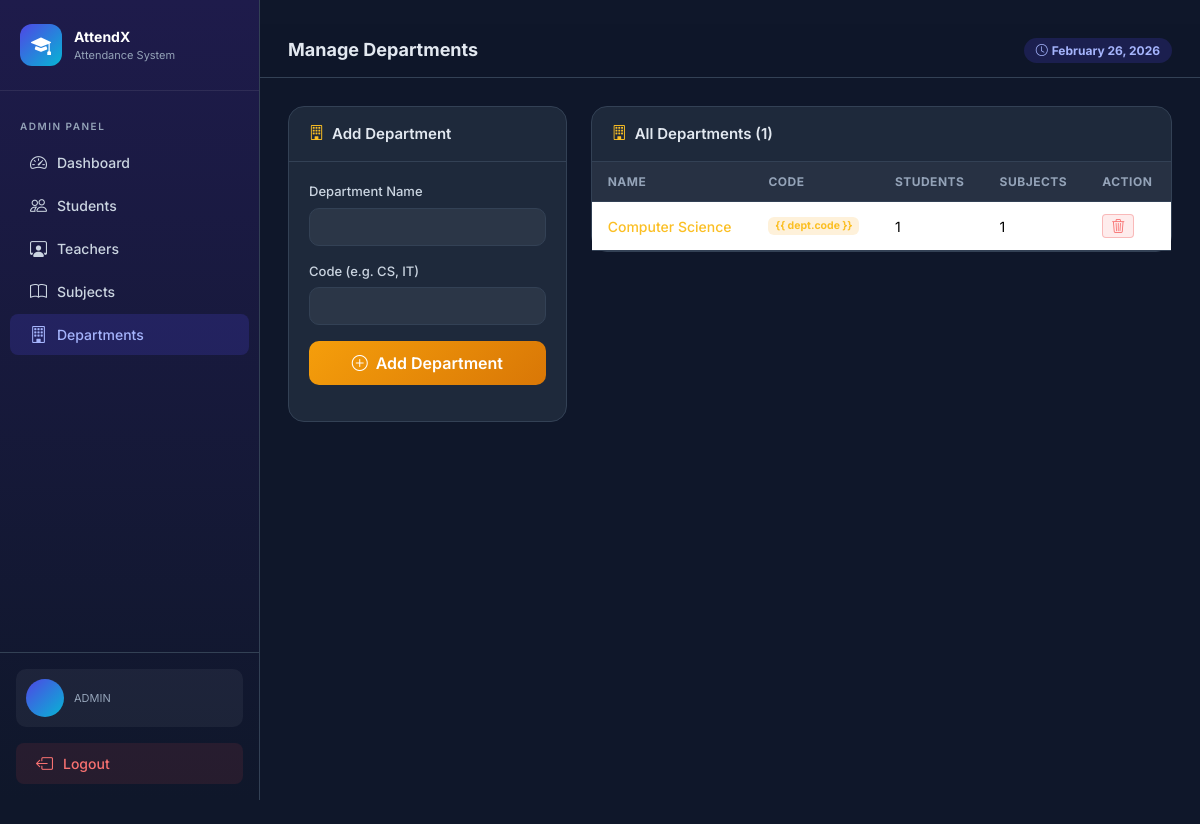
The app's page /departments/ (signed in) with its own data.
### attendance/models.py (models this page shows, shortened)
class CustomUser(AbstractUser):
    ROLE_CHOICES = (
        ('ADMIN', 'Admin'),
        ('TEACHER', 'Teacher'),
        ('STUDENT', 'Student'),
    )
    role = models.CharField(max_length=10, choices=ROLE_CHOICES, default='STUDENT')
    phone = models.CharField(max_length=15, blank=True, null=True)

class Department(models.Model):
    name = models.CharField(max_length=100, unique=True)
    code = models.CharField(max_length=10, unique=True)
    created_at = models.DateTimeField(auto_now_add=True)

### attendance/views.py (the view)
    def wrapper(request, *args, **kwargs):
        if not request.user.is_authenticated or request.user.role != 'ADMIN':
            messages.error(request, 'Access denied.')
            return redirect('login')
        return view_func(request, *args, **kwargs)

### attendance/forms.py
class DepartmentForm(forms.ModelForm):
    class Meta:
        model = Department
        fields = ['name', 'code']
        widgets = {
            'name': forms.TextInput(attrs={'class': 'form-control'}),
            'code': forms.TextInput(attrs={'class': 'form-control'}),
        }

### attendance/views.py (called while the page is built)
def admin_required(view_func):
    def wrapper(request, *args, **kwargs):
        if not request.user.is_authenticated or request.user.role != 'ADMIN':
            messages.error(request, 'Access denied.')
            return redirect('login')
        return view_func(request, *args, **kwargs)
    return wrapper

@login_required
@admin_required
def manage_departments(request):
    departments = Department.objects.annotate(student_count=Count('students'), subject_count=Count('subjects'))
    form = DepartmentForm()
    if request.method == 'POST':
        form = DepartmentForm(request.POST)
        if form.is_valid():
            form.save()
            messages.success(request, 'Department added successfully.')
            return redirect('manage_departments')
    return render(request, 'attendance/manage_departments.html', {'departments': departments, 'form': form})

### templates/attendance/manage_departments.html (shortened to what this page needs)
﻿{% extends 'attendance/base.html' %}
{% block page_title %}Manage Departments{% endblock %}
{% block content %}
<div class="row g-4">
    <div class="col-lg-4">
        <div class="card-custom">
            <div class="card-header"><i class="bi bi-building me-2" style="color:#fbbf24;"></i>Add Department</div>
            <div class="card-body">
                <form method="post">
                    <div class="mb-3"><label class="form-label">Department Name</label>{{ form.name }}</div>
                    <div class="mb-3"><label class="form-label">Code (e.g. CS, IT)</label>{{ form.code }}</div>
                    <button type="submit" class="btn w-100"
                        style="background:linear-gradient(135deg,#f59e0b,#d97706);color:#fff;border:none;border-radius:10px;padding:10px;font-weight:600;">
                        <i class="bi bi-plus-circle me-2"></i>Add Department
                    </button>
                </form>
            </div>
        </div>
    </div>
    <div class="col-lg-8">
        <div class="card-custom">
            <div class="card-header"><i class="bi bi-building me-2" style="color:#fbbf24;"></i>All Departments ({{ departments.count }})</div>
            <div class="card-body p-0">
                {% if departments %}
                <table class="table table-custom mb-0">
                    <thead>
                        <tr>
                            <th>Name</th>
                            <th>Code</th>
                            <th>Students</th>
                            <th>Subjects</th>
                            <th>Action</th>
                        </tr>
                    </thead>
                    <tbody>
                        {% for dept in departments %}
                        <tr>
                            <td style="font-weight:500;color:#fbbf24;">{{ dept.name }}</td>
                            <td><span class="badge" style="background:rgba(245,158,11,0.15);color:#fbbf24;">{{ dept.code
                                    }}</span></td>
                            <td>{{ dept.student_count }}</td>
                            <td>{{ dept.subject_count }}</td>
                            <td>
                                <a href="{% url 'delete_department' dept.pk %}" class="btn btn-sm"
                                    style="background:rgba(239,68,68,0.1);color:#f87171;border:1px solid rgba(239,68,68,0.3);"
                                    onclick="return confirm('Delete department?')">
                                    <i class="bi bi-trash3"></i>
                                </a>
                            </td>
                        </tr>
                        {% endfor %}
                    </tbody>
                </table>
                {% else %}
                <div class="text-center py-5" style="color:#64748b;">
                    <i class="bi bi-building" style="font-size:48px;"></i>
                    <p class="mt-3">No departments yet.</p>
                </div>
                {% endif %}
            </div>
        </div>
    </div>
</div>
{% endblock %}

### templates/attendance/base.html (shortened to what this page needs)
<!DOCTYPE html>
<html lang="en">
<head>
  <link href="https://cdn.jsdelivr.net/npm/bootstrap@5.3.2/dist/css/bootstrap.min.css" rel="stylesheet"/>
  <link href="https://cdn.jsdelivr.net/npm/bootstrap-icons@1.11.3/font/bootstrap-icons.css" rel="stylesheet"/>
</head>
<body>
  {% if user.is_authenticated %}
  <div class="sidebar">
    <div class="sidebar-brand">
      <div class="brand-icon"><i class="bi bi-mortarboard-fill"></i></div>
      <div>
        <div class="brand-text">AttendX</div>
        <div class="brand-sub">Attendance System</div>
      </div>
    </div>
    <nav class="mt-2">
      {% if user.role == 'ADMIN' %}
        <div class="nav-section-title">Admin Panel</div>
        <a href="{% url 'admin_dashboard' %}" class="nav-link {% if request.resolver_match.url_name == 'admin_dashboard' %}active{% endif %}">
          <i class="bi bi-speedometer2"></i> Dashboard
        </a>
        <a href="{% url 'manage_students' %}" class="nav-link {% if request.resolver_match.url_name == 'manage_students' %}active{% endif %}">
          <i class="bi bi-people"></i> Students
        </a>
        <a href="{% url 'manage_teachers' %}" class="nav-link {% if request.resolver_match.url_name == 'manage_teachers' %}active{% endif %}">
          <i class="bi bi-person-workspace"></i> Teachers
        </a>
        <a href="{% url 'manage_subjects' %}" class="nav-link {% if request.resolver_match.url_name == 'manage_subjects' %}active{% endif %}">
          <i class="bi bi-book"></i> Subjects
        </a>
        <a href="{% url 'manage_departments' %}" class="nav-link {% if request.resolver_match.url_name == 'manage_departments' %}active{% endif %}">
          <i class="bi bi-building"></i> Departments
        </a>
      {% elif user.role == 'STUDENT' %}
        <div class="nav-section-title">Student Panel</div>
        <a href="{% url 'student_dashboard' %}" class="nav-link {% if request.resolver_match.url_name == 'student_dashboard' %}active{% endif %}">
          <i class="bi bi-speedometer2"></i> My Attendance
        </a>
      {% endif %}
    </nav>
    <div class="sidebar-footer">
      <div class="user-info mb-3">
        <div class="user-avatar">{{ user.first_name|first|upper }}{{ user.last_name|first|upper }}</div>
        <div>
          <div class="user-role">{{ user.role }}</div>
        </div>
      </div>
      <a href="{% url 'logout' %}" class="nav-link" style="margin:0; background: rgba(239,68,68,0.1); color: #f87171;">
        <i class="bi bi-box-arrow-left"></i> Logout
      </a>
    </div>
  </div>
  <div class="main-content">
    <div class="topbar">
      <h4>{% block page_title %}Dashboard{% endblock %}</h4>
      <div class="topbar-actions">
        <span class="badge rounded-pill" style="background:rgba(79,70,229,0.2);color:#a5b4fc;padding:6px 12px;">
          <i class="bi bi-clock me-1"></i>{% now "F j, Y" %}
        </span>
      </div>
    </div>
    <div class="content-area">
      {% block content %}{% endblock %}
    </div>
  </div>
  {% else %}
    {% block auth_content %}{% endblock %}
  {% endif %}
</body>
</html>

### templates/attendance/base.html (style rules this page uses)
:root { --primary: #4f46e5; --primary-dark: #3730a3; --secondary: #06b6d4; --success: #10b981; --warning: #f59e0b; --danger: #ef4444; --dark: #0f172a; --card-bg: #1e293b; --sidebar-bg: #0f172a; --body-bg: #0f172a; --text-muted-custom: #94a3b8; --border: #334155; }
* { box-sizing: border-box; }
body { font-family: 'Inter', sans-serif; background: var(--body-bg); color: #e2e8f0; min-height: 100vh; }
.sidebar { width: 260px; min-height: 100vh; background: linear-gradient(180deg, #1e1b4b 0%, #0f172a 100%); border-right: 1px solid var(--border); display: flex; flex-direction: column; position: fixed; top: 0; left: 0; z-index: 1000; }
.sidebar-brand { padding: 24px 20px; border-bottom: 1px solid rgba(255,255,255,0.08); display: flex; align-items: center; gap: 12px; }
.sidebar-brand .brand-icon { width: 42px; height: 42px; background: linear-gradient(135deg, var(--primary), var(--secondary)); border-radius: 12px; display: flex; align-items: center; justify-content: center; font-size: 20px; color: white; }
.sidebar-brand .brand-text { font-size: 14px; font-weight: 700; color: #fff; }
.sidebar-brand .brand-sub { font-size: 11px; color: var(--text-muted-custom); }
.nav-section-title { padding: 20px 20px 6px; font-size: 10px; font-weight: 600; text-transform: uppercase; letter-spacing: 1.5px; color: var(--text-muted-custom); }
.sidebar .nav-link { display: flex; align-items: center; gap: 10px; padding: 10px 20px; color: #cbd5e1; font-size: 14px; font-weight: 500; border-radius: 0; transition: all 0.2s; text-decoration: none; margin: 2px 10px; border-radius: 8px; }
.sidebar .nav-link:hover, .sidebar .nav-link.active { background: rgba(79,70,229,0.2); color: #a5b4fc; }
.sidebar .nav-link i { font-size: 17px; }
.sidebar-footer { margin-top: auto; padding: 16px; border-top: 1px solid var(--border); }
.user-info { display: flex; align-items: center; gap: 10px; padding: 10px; border-radius: 10px; background: rgba(255,255,255,0.05); }
.user-avatar { width: 38px; height: 38px; border-radius: 50%; background: linear-gradient(135deg, var(--primary), var(--secondary)); display: flex; align-items: center; justify-content: center; font-weight: 700; font-size: 14px; color: #fff; flex-shrink: 0; }
.user-role { font-size: 11px; color: var(--text-muted-custom); text-transform: capitalize; }
.main-content { margin-left: 260px; min-height: 100vh; display: flex; flex-direction: column; }
.topbar { background: rgba(15,23,42,0.9); border-bottom: 1px solid var(--border); padding: 14px 28px; display: flex; align-items: center; justify-content: space-between; backdrop-filter: blur(10px); position: sticky; top: 0; z-index: 999; }
.topbar h4 { margin: 0; font-size: 18px; font-weight: 700; }
.topbar .topbar-actions { display: flex; gap: 10px; align-items: center; }
.content-area { padding: 28px; flex: 1; }
.card-custom { background: var(--card-bg); border: 1px solid var(--border); border-radius: 16px; }
.card-custom .card-header { background: transparent; border-bottom: 1px solid var(--border); padding: 16px 20px; font-weight: 600; font-size: 15px; }
.card-custom .card-body { padding: 20px; }
.table-custom { color: #e2e8f0; }
.table-custom thead th { background: rgba(255,255,255,0.04); color: var(--text-muted-custom); font-size: 12px; text-transform: uppercase; letter-spacing: 0.5px; border-color: var(--border); padding: 12px 16px; }
.table-custom tbody td { border-color: var(--border); vertical-align: middle; padding: 12px 16px; font-size: 14px; }
.form-control, .form-select { background: rgba(255,255,255,0.06); border: 1px solid var(--border); color: #e2e8f0; border-radius: 10px; }
.form-control::placeholder { color: #64748b; }
.form-label { font-size: 13px; font-weight: 500; color: #cbd5e1; margin-bottom: 6px; }

### records on screen
CustomUser: role "ADMIN"
Department: name "Computer Science", student_count "1", subject_count "1"

### other values on screen
{{ departments.count }} "1"
